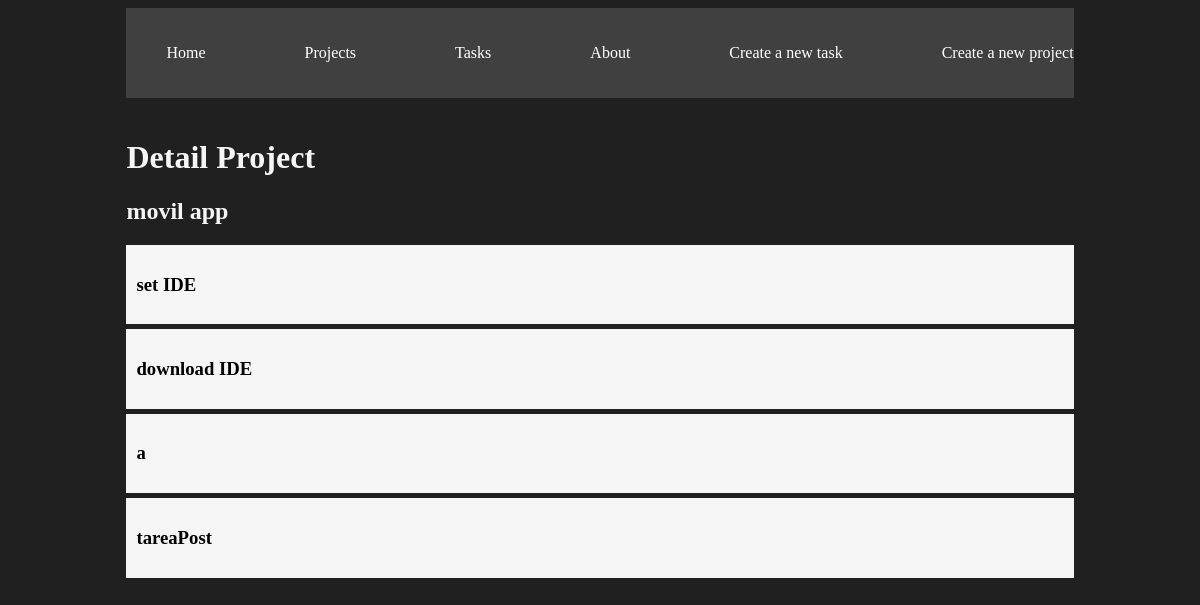
/projects/1, run on the app's committed database.
### myapp/models.py (models this page shows, shortened)
class Project(models.Model):
    name= models.CharField(max_length=200)
    def __str__(self):
        return self.name

class Task (models.Model):
    title = models.CharField(max_length=200)
    description = models.TextField()
    project = models.ForeignKey(Project, on_delete=models.CASCADE)
    done = models.BooleanField(default= False)

### myapp/views.py (the view)
# urls.py: path('projects/<int:id>', views.project_detail, name='project_detail'),
def project_detail(request, id):
    project = get_object_or_404(Project, id=id)
    tasks = Task.objects.filter(project_id=id)
    print(project)
    return render(request, 'projects/project_detail.html', {'project': project, 'tasks':tasks})

### myapp/templates/projects/project_detail.html
{% extends 'layouts/base.html' %}
{% block content %}
<h1>Detail Project</h1>
<h2>{{project}}</h2>
{% for task in tasks %}
<div class="card">
    <h3>{{task.title}}</h3>
</div>
{% endfor %}
{% endblock %}

### myapp/static/styles/main.css (style rules this page uses)
body { background: #202020; color: whitesmoke }
.card { background:whitesmoke; color: black; padding: 10px; margin-bottom: 5px; }

### data on the page
Project: name "movil app"
Task: title "set IDE"
Task: title "download IDE"
Task: title "a"
Task: title "tareaPost"
